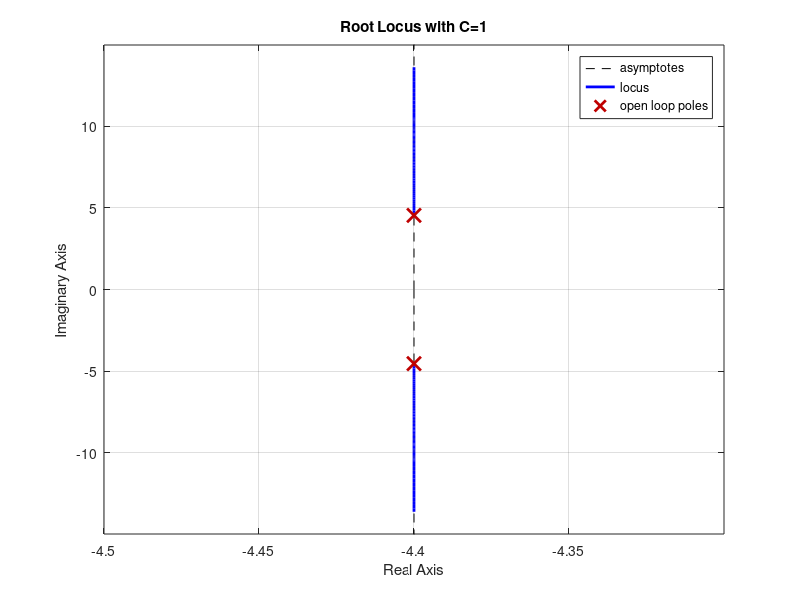
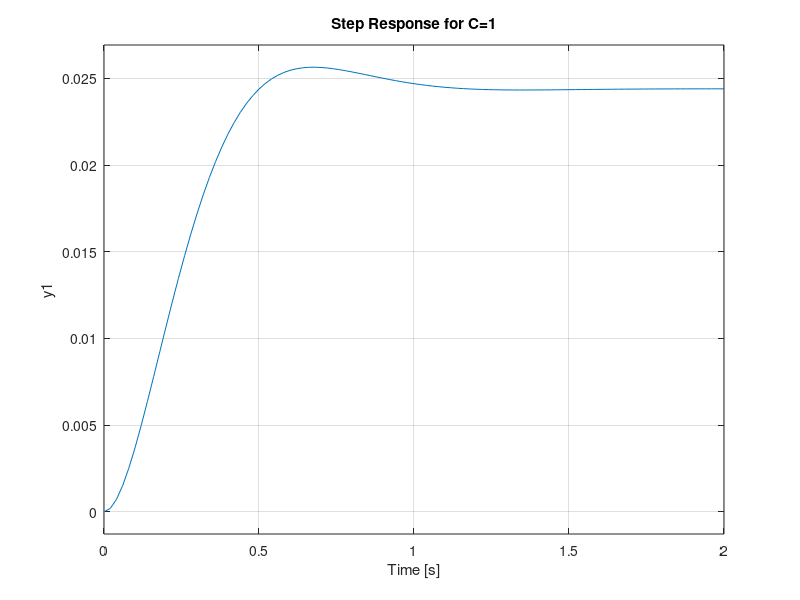
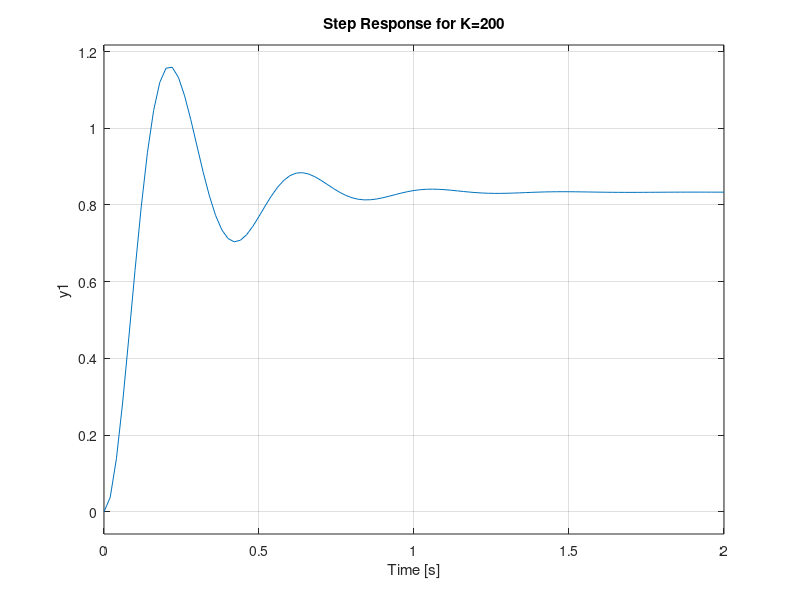
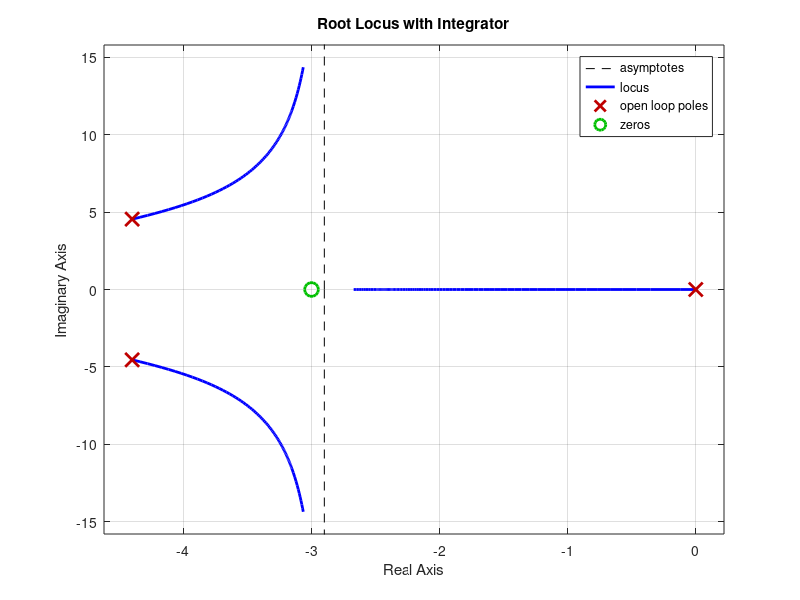

Source code (MATLAB) for these figures, in order:
% Initialize the environment

clear all;
close all;

% Define the Laplace variable and the system

s = tf('s');
G = 1/(s^2 + 8.8*s + 40);

% Root locus with C=1

C = 1;
figure;
rlocus(C*G);
title('Root Locus with C=1');

% Step response for C=1

GCL = minreal(feedback(C*G, 1));
figure;
step(GCL);
title('Step Response for C=1');

% Increase gain for improved steady state response

K = 200;
C = K;
GCL = minreal(feedback(C*G, 1));
figure;
step(GCL);
title('Step Response for K=200');

% Root locus with an integrator

kp = 1;
ki = 3;
C = kp + ki/s;
figure;
rlocus(C*G);
title('Root Locus with Integrator');

% Step response with K=50 and an integrator

K = 50;
C = K*(kp + ki/s);
GCL = minreal(feedback(C*G, 1));
figure;
step(GCL);
title('Step Response for K=50 with Integrator');
